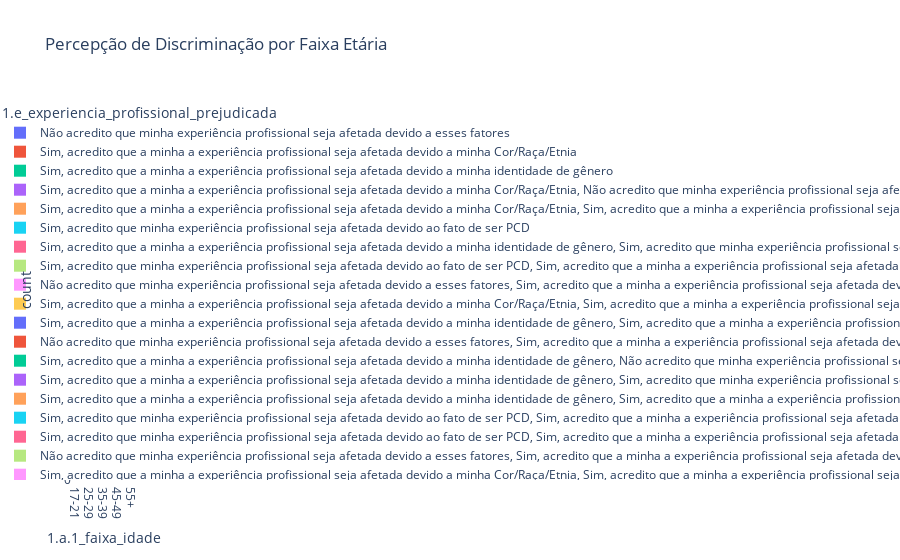

Write notebook code for a chart like this one.
### Code cell
# H2: Percepção de discriminação por idade
fig2 = px.histogram(
    df_h2,
    x="1.a.1_faixa_idade",
    color="1.e_experiencia_profissional_prejudicada",
    barmode="group",
    title="Percepção de Discriminação por Faixa Etária",
)
fig2.show()

### Figure 1 — Plotly figure (JSON) as saved in the notebook; plotly's stock layout.template omitted (floating-point values rounded to 4 significant figures; data arrays with more than 128 entries replaced by an {"elided": "..."} marker saying what was removed)
{"data": [{"alignmentgroup": "True", "bingroup": "x", "hovertemplate": "1.e_experiencia_profissional_prejudicada=Não acredito que minha experiência profissional seja afetada devido a esses fatores<br>1.a.1_faixa_idade=%{x}<br>count=%{y}<extra></extra>", "legendgroup": "Não acredito que minha experiência profissional seja afetada devido a esses fatores", "marker": {"color": "#636efa", "pattern": {"shape": ""}}, "name": "Não acredito que minha experiência profissional seja afetada devido a esses fatores", "offsetgroup": "Não acredito que minha experiência profissional seja afetada devido a esses fatores", "orientation": "v", "showlegend": true, "type": "histogram", "x": {"elided": "1321 str values"}, "xaxis": "x", "yaxis": "y"}, {"alignmentgroup": "True", "bingroup": "x", "hovertemplate": "1.e_experiencia_profissional_prejudicada=Sim, acredito que a minha a experiência profissional seja afetada devido a minha Cor/Raça/Etnia<br>1.a.1_faixa_idade=%{x}<br>count=%{y}<extra></extra>", "legendgroup": "Sim, acredito que a minha a experiência profissional seja afetada devido a minha Cor/Raça/Etnia", "marker": {"color": "#EF553B", "pattern": {"shape": ""}}, "name": "Sim, acredito que a minha a experiência profissional seja afetada devido a minha Cor/Raça/Etnia", "offsetgroup": "Sim, acredito que a minha a experiência profissional seja afetada devido a minha Cor/Raça/Etnia", "orientation": "v", "showlegend": true, "type": "histogram", "x": {"elided": "404 str values"}, "xaxis": "x", "yaxis": "y"}, {"alignmentgroup": "True", "bingroup": "x", "hovertemplate": "1.e_experiencia_profissional_prejudicada=Sim, acredito que a minha a experiência profissional seja afetada devido a minha identidade de gênero<br>1.a.1_faixa_idade=%{x}<br>count=%{y}<extra></extra>", "legendgroup": "Sim, acredito que a minha a experiência profissional seja afetada devido a minha identidade de gênero", "marker": {"color": "#00cc96", "pattern": {"shape": ""}}, "name": "Sim, acredito que a minha a experiência profissional seja afetada devido a minha identidade de gênero", "offsetgroup": "Sim, acredito que a minha a experiência profissional seja afetada devido a minha identidade de gênero", "orientation": "v", "showlegend": true, "type": "histogram", "x": {"elided": "664 str values"}, "xaxis": "x", "yaxis": "y"}, {"alignmentgroup": "True", "bingroup": "x", "hovertemplate": "1.e_experiencia_profissional_prejudicada=Sim, acredito que a minha a experiência profissional seja afetada devido a minha Cor/Raça/Etnia, Não acredito que minha experiência profissional seja afetada devido a esses fatores<br>1.a.1_faixa_idade=%{x}<br>count=%{y}<extra></extra>", "legendgroup": "Sim, acredito que a minha a experiência profissional seja afetada devido a minha Cor/Raça/Etnia, Não acredito que minha experiência profissional seja afetada devido a esses fatores", "marker": {"color": "#ab63fa", "pattern": {"shape": ""}}, "name": "Sim, acredito que a minha a experiência profissional seja afetada devido a minha Cor/Raça/Etnia, Não acredito que minha experiência profissional seja afetada devido a esses fatores", "offsetgroup": "Sim, acredito que a minha a experiência profissional seja afetada devido a minha Cor/Raça/Etnia, Não acredito que minha experiência profissional seja afetada devido a esses fatores", "orientation": "v", "showlegend": true, "type": "histogram", "x": ["17-21", "25-29", "30-34", "35-39", "45-49"], "xaxis": "x", "yaxis": "y"}, {"alignmentgroup": "True", "bingroup": "x", "hovertemplate": "1.e_experiencia_profissional_prejudicada=Sim, acredito que a minha a experiência profissional seja afetada devido a minha Cor/Raça/Etnia, Sim, acredito que a minha a experiência profissional seja afetada devido a minha identidade de gênero<br>1.a.1_faixa_idade=%{x}<br>count=%{y}<extra></extra>", "legendgroup": "Sim, acredito que a minha a experiência profissional seja afetada devido a minha Cor/Raça/Etnia, Sim, acredito que a minha a experiência profissional seja afetada devido a minha identidade de gênero", "marker": {"color": "#FFA15A", "pattern": {"shape": ""}}, "name": "Sim, acredito que a minha a experiência profissional seja afetada devido a minha Cor/Raça/Etnia, Sim, acredito que a minha a experiência profissional seja afetada devido a minha identidade de gênero", "offsetgroup": "Sim, acredito que a minha a experiência profissional seja afetada devido a minha Cor/Raça/Etnia, Sim, acredito que a minha a experiência profissional seja afetada devido a minha identidade de gênero", "orientation": "v", "showlegend": true, "type": "histogram", "x": ["17-21", "17-21", "22-24", "22-24", "22-24", "22-24", "22-24", "22-24", "22-24", "25-29", "25-29", "25-29", "25-29", "25-29", "25-29", "25-29", "25-29", "25-29", "25-29", "25-29", "25-29", "25-29", "25-29", "25-29", "25-29", "25-29", "25-29", "25-29", "25-29", "25-29", "25-29", "25-29", "25-29", "25-29", "25-29", "25-29", "25-29", "30-34", "30-34", "30-34", "30-34", "30-34", "30-34", "30-34", "30-34", "30-34", "30-34", "30-34", "30-34", "30-34", "30-34", "30-34", "30-34", "30-34", "30-34", "30-34", "30-34", "30-34", "30-34", "30-34", "30-34", "30-34", "30-34", "30-34", "30-34", "30-34", "30-34", "30-34", "30-34", "30-34", "30-34", "30-34", "30-34", "35-39", "35-39", "35-39", "35-39", "35-39", "35-39", "35-39", "35-39", "35-39", "35-39", "35-39", "40-44", "40-44", "40-44", "40-44", "40-44", "40-44", "40-44", "40-44", "45-49", "45-49"], "xaxis": "x", "yaxis": "y"}, {"alignmentgroup": "True", "bingroup": "x", "hovertemplate": "1.e_experiencia_profissional_prejudicada=Sim, acredito que minha experiência profissional seja afetada devido ao fato de ser PCD<br>1.a.1_faixa_idade=%{x}<br>count=%{y}<extra></extra>", "legendgroup": "Sim, acredito que minha experiência profissional seja afetada devido ao fato de ser PCD", "marker": {"color": "#19d3f3", "pattern": {"shape": ""}}, "name": "Sim, acredito que minha experiência profissional seja afetada devido ao fato de ser PCD", "offsetgroup": "Sim, acredito que minha experiência profissional seja afetada devido ao fato de ser PCD", "orientation": "v", "showlegend": true, "type": "histogram", "x": ["22-24", "22-24", "22-24", "25-29", "25-29", "25-29", "25-29", "25-29", "25-29", "25-29", "25-29", "25-29", "25-29", "25-29", "25-29", "25-29", "25-29", "25-29", "25-29", "30-34", "30-34", "30-34", "30-34", "30-34", "30-34", "30-34", "30-34", "30-34", "30-34", "30-34", "30-34", "30-34", "30-34", "30-34", "35-39", "35-39", "35-39", "35-39", "35-39", "40-44", "40-44", "40-44", "40-44", "40-44", "40-44", "40-44", "40-44", "40-44", "45-49", "50-54", "55+"], "xaxis": "x", "yaxis": "y"}, {"alignmentgroup": "True", "bingroup": "x", "hovertemplate": "1.e_experiencia_profissional_prejudicada=Sim, acredito que a minha a experiência profissional seja afetada devido a minha identidade de gênero, Sim, acredito que minha experiência profissional seja afetada devido ao fato de ser PCD<br>1.a.1_faixa_idade=%{x}<br>count=%{y}<extra></extra>", "legendgroup": "Sim, acredito que a minha a experiência profissional seja afetada devido a minha identidade de gênero, Sim, acredito que minha experiência profissional seja afetada devido ao fato de ser PCD", "marker": {"color": "#FF6692", "pattern": {"shape": ""}}, "name": "Sim, acredito que a minha a experiência profissional seja afetada devido a minha identidade de gênero, Sim, acredito que minha experiência profissional seja afetada devido ao fato de ser PCD", "offsetgroup": "Sim, acredito que a minha a experiência profissional seja afetada devido a minha identidade de gênero, Sim, acredito que minha experiência profissional seja afetada devido ao fato de ser PCD", "orientation": "v", "showlegend": true, "type": "histogram", "x": ["22-24", "25-29", "30-34", "30-34", "30-34", "30-34", "35-39"], "xaxis": "x", "yaxis": "y"}, {"alignmentgroup": "True", "bingroup": "x", "hovertemplate": "1.e_experiencia_profissional_prejudicada=Sim, acredito que minha experiência profissional seja afetada devido ao fato de ser PCD, Sim, acredito que a minha a experiência profissional seja afetada devido a minha identidade de gênero<br>1.a.1_faixa_idade=%{x}<br>count=%{y}<extra></extra>", "legendgroup": "Sim, acredito que minha experiência profissional seja afetada devido ao fato de ser PCD, Sim, acredito que a minha a experiência profissional seja afetada devido a minha identidade de gênero", "marker": {"color": "#B6E880", "pattern": {"shape": ""}}, "name": "Sim, acredito que minha experiência profissional seja afetada devido ao fato de ser PCD, Sim, acredito que a minha a experiência profissional seja afetada devido a minha identidade de gênero", "offsetgroup": "Sim, acredito que minha experiência profissional seja afetada devido ao fato de ser PCD, Sim, acredito que a minha a experiência profissional seja afetada devido a minha identidade de gênero", "orientation": "v", "showlegend": true, "type": "histogram", "x": ["22-24", "25-29", "25-29", "30-34", "30-34", "35-39"], "xaxis": "x", "yaxis": "y"}, {"alignmentgroup": "True", "bingroup": "x", "hovertemplate": "1.e_experiencia_profissional_prejudicada=Não acredito que minha experiência profissional seja afetada devido a esses fatores, Sim, acredito que a minha a experiência profissional seja afetada devido a minha Cor/Raça/Etnia<br>1.a.1_faixa_idade=%{x}<br>count=%{y}<extra></extra>", "legendgroup": "Não acredito que minha experiência profissional seja afetada devido a esses fatores, Sim, acredito que a minha a experiência profissional seja afetada devido a minha Cor/Raça/Etnia", "marker": {"color": "#FF97FF", "pattern": {"shape": ""}}, "name": "Não acredito que minha experiência profissional seja afetada devido a esses fatores, Sim, acredito que a minha a experiência profissional seja afetada devido a minha Cor/Raça/Etnia", "offsetgroup": "Não acredito que minha experiência profissional seja afetada devido a esses fatores, Sim, acredito que a minha a experiência profissional seja afetada devido a minha Cor/Raça/Etnia", "orientation": "v", "showlegend": true, "type": "histogram", "x": ["22-24", "22-24", "25-29", "25-29", "30-34", "30-34", "30-34", "30-34", "30-34", "35-39", "45-49", "45-49", "45-49"], "xaxis": "x", "yaxis": "y"}, {"alignmentgroup": "True", "bingroup": "x", "hovertemplate": "1.e_experiencia_profissional_prejudicada=Sim, acredito que a minha a experiência profissional seja afetada devido a minha Cor/Raça/Etnia, Sim, acredito que a minha a experiência profissional seja afetada devido a minha identidade de gênero, Sim, acredito que minha experiência profissional seja afetada devido ao fato de ser PCD<br>1.a.1_faixa_idade=%{x}<br>count=%{y}<extra></extra>", "legendgroup": "Sim, acredito que a minha a experiência profissional seja afetada devido a minha Cor/Raça/Etnia, Sim, acredito que a minha a experiência profissional seja afetada devido a minha identidade de gênero, Sim, acredito que minha experiência profissional seja afetada devido ao fato de ser PCD", "marker": {"color": "#FECB52", "pattern": {"shape": ""}}, "name": "Sim, acredito que a minha a experiência profissional seja afetada devido a minha Cor/Raça/Etnia, Sim, acredito que a minha a experiência profissional seja afetada devido a minha identidade de gênero, Sim, acredito que minha experiência profissional seja afetada devido ao fato de ser PCD", "offsetgroup": "Sim, acredito que a minha a experiência profissional seja afetada devido a minha Cor/Raça/Etnia, Sim, acredito que a minha a experiência profissional seja afetada devido a minha identidade de gênero, Sim, acredito que minha experiência profissional seja afetada devido ao fato de ser PCD", "orientation": "v", "showlegend": true, "type": "histogram", "x": ["22-24", "25-29", "25-29", "25-29", "25-29", "25-29", "30-34", "30-34", "30-34", "30-34", "35-39", "40-44", "45-49"], "xaxis": "x", "yaxis": "y"}, {"alignmentgroup": "True", "bingroup": "x", "hovertemplate": "1.e_experiencia_profissional_prejudicada=Sim, acredito que a minha a experiência profissional seja afetada devido a minha identidade de gênero, Sim, acredito que a minha a experiência profissional seja afetada devido a minha Cor/Raça/Etnia<br>1.a.1_faixa_idade=%{x}<br>count=%{y}<extra></extra>", "legendgroup": "Sim, acredito que a minha a experiência profissional seja afetada devido a minha identidade de gênero, Sim, acredito que a minha a experiência profissional seja afetada devido a minha Cor/Raça/Etnia", "marker": {"color": "#636efa", "pattern": {"shape": ""}}, "name": "Sim, acredito que a minha a experiência profissional seja afetada devido a minha identidade de gênero, Sim, acredito que a minha a experiência profissional seja afetada devido a minha Cor/Raça/Etnia", "offsetgroup": "Sim, acredito que a minha a experiência profissional seja afetada devido a minha identidade de gênero, Sim, acredito que a minha a experiência profissional seja afetada devido a minha Cor/Raça/Etnia", "orientation": "v", "showlegend": true, "type": "histogram", "x": ["22-24", "25-29", "25-29", "25-29", "25-29", "25-29", "25-29", "25-29", "25-29", "25-29", "25-29", "30-34", "30-34", "30-34", "30-34", "30-34", "30-34", "30-34", "30-34", "30-34", "30-34", "30-34", "30-34", "30-34", "30-34", "30-34", "30-34", "30-34", "35-39", "35-39", "35-39", "35-39", "35-39", "40-44", "40-44", "40-44", "40-44", "45-49", "45-49", "45-49"], "xaxis": "x", "yaxis": "y"}, {"alignmentgroup": "True", "bingroup": "x", "hovertemplate": "1.e_experiencia_profissional_prejudicada=Não acredito que minha experiência profissional seja afetada devido a esses fatores, Sim, acredito que a minha a experiência profissional seja afetada devido a minha Cor/Raça/Etnia, Sim, acredito que a minha a experiência profissional seja afetada devido a minha identidade de gênero<br>1.a.1_faixa_idade=%{x}<br>count=%{y}<extra></extra>", "legendgroup": "Não acredito que minha experiência profissional seja afetada devido a esses fatores, Sim, acredito que a minha a experiência profissional seja afetada devido a minha Cor/Raça/Etnia, Sim, acredito que a minha a experiência profissional seja afetada devido a minha identidade de gênero", "marker": {"color": "#EF553B", "pattern": {"shape": ""}}, "name": "Não acredito que minha experiência profissional seja afetada devido a esses fatores, Sim, acredito que a minha a experiência profissional seja afetada devido a minha Cor/Raça/Etnia, Sim, acredito que a minha a experiência profissional seja afetada devido a minha identidade de gênero", "offsetgroup": "Não acredito que minha experiência profissional seja afetada devido a esses fatores, Sim, acredito que a minha a experiência profissional seja afetada devido a minha Cor/Raça/Etnia, Sim, acredito que a minha a experiência profissional seja afetada devido a minha identidade de gênero", "orientation": "v", "showlegend": true, "type": "histogram", "x": ["22-24", "25-29", "30-34", "40-44"], "xaxis": "x", "yaxis": "y"}, {"alignmentgroup": "True", "bingroup": "x", "hovertemplate": "1.e_experiencia_profissional_prejudicada=Sim, acredito que a minha a experiência profissional seja afetada devido a minha identidade de gênero, Não acredito que minha experiência profissional seja afetada devido a esses fatores<br>1.a.1_faixa_idade=%{x}<br>count=%{y}<extra></extra>", "legendgroup": "Sim, acredito que a minha a experiência profissional seja afetada devido a minha identidade de gênero, Não acredito que minha experiência profissional seja afetada devido a esses fatores", "marker": {"color": "#00cc96", "pattern": {"shape": ""}}, "name": "Sim, acredito que a minha a experiência profissional seja afetada devido a minha identidade de gênero, Não acredito que minha experiência profissional seja afetada devido a esses fatores", "offsetgroup": "Sim, acredito que a minha a experiência profissional seja afetada devido a minha identidade de gênero, Não acredito que minha experiência profissional seja afetada devido a esses fatores", "orientation": "v", "showlegend": true, "type": "histogram", "x": ["25-29", "25-29", "25-29", "35-39", "40-44"], "xaxis": "x", "yaxis": "y"}, {"alignmentgroup": "True", "bingroup": "x", "hovertemplate": "1.e_experiencia_profissional_prejudicada=Sim, acredito que a minha a experiência profissional seja afetada devido a minha identidade de gênero, Sim, acredito que minha experiência profissional seja afetada devido ao fato de ser PCD, Sim, acredito que a minha a experiência profissional seja afetada devido a minha Cor/Raça/Etnia<br>1.a.1_faixa_idade=%{x}<br>count=%{y}<extra></extra>", "legendgroup": "Sim, acredito que a minha a experiência profissional seja afetada devido a minha identidade de gênero, Sim, acredito que minha experiência profissional seja afetada devido ao fato de ser PCD, Sim, acredito que a minha a experiência profissional seja afetada devido a minha Cor/Raça/Etnia", "marker": {"color": "#ab63fa", "pattern": {"shape": ""}}, "name": "Sim, acredito que a minha a experiência profissional seja afetada devido a minha identidade de gênero, Sim, acredito que minha experiência profissional seja afetada devido ao fato de ser PCD, Sim, acredito que a minha a experiência profissional seja afetada devido a minha Cor/Raça/Etnia", "offsetgroup": "Sim, acredito que a minha a experiência profissional seja afetada devido a minha identidade de gênero, Sim, acredito que minha experiência profissional seja afetada devido ao fato de ser PCD, Sim, acredito que a minha a experiência profissional seja afetada devido a minha Cor/Raça/Etnia", "orientation": "v", "showlegend": true, "type": "histogram", "x": ["25-29", "25-29"], "xaxis": "x", "yaxis": "y"}, {"alignmentgroup": "True", "bingroup": "x", "hovertemplate": "1.e_experiencia_profissional_prejudicada=Sim, acredito que a minha a experiência profissional seja afetada devido a minha identidade de gênero, Sim, acredito que a minha a experiência profissional seja afetada devido a minha Cor/Raça/Etnia, Sim, acredito que minha experiência profissional seja afetada devido ao fato de ser PCD<br>1.a.1_faixa_idade=%{x}<br>count=%{y}<extra></extra>", "legendgroup": "Sim, acredito que a minha a experiência profissional seja afetada devido a minha identidade de gênero, Sim, acredito que a minha a experiência profissional seja afetada devido a minha Cor/Raça/Etnia, Sim, acredito que minha experiência profissional seja afetada devido ao fato de ser PCD", "marker": {"color": "#FFA15A", "pattern": {"shape": ""}}, "name": "Sim, acredito que a minha a experiência profissional seja afetada devido a minha identidade de gênero, Sim, acredito que a minha a experiência profissional seja afetada devido a minha Cor/Raça/Etnia, Sim, acredito que minha experiência profissional seja afetada devido ao fato de ser PCD", "offsetgroup": "Sim, acredito que a minha a experiência profissional seja afetada devido a minha identidade de gênero, Sim, acredito que a minha a experiência profissional seja afetada devido a minha Cor/Raça/Etnia, Sim, acredito que minha experiência profissional seja afetada devido ao fato de ser PCD", "orientation": "v", "showlegend": true, "type": "histogram", "x": ["25-29", "30-34"], "xaxis": "x", "yaxis": "y"}, {"alignmentgroup": "True", "bingroup": "x", "hovertemplate": "1.e_experiencia_profissional_prejudicada=Sim, acredito que minha experiência profissional seja afetada devido ao fato de ser PCD, Sim, acredito que a minha a experiência profissional seja afetada devido a minha Cor/Raça/Etnia<br>1.a.1_faixa_idade=%{x}<br>count=%{y}<extra></extra>", "legendgroup": "Sim, acredito que minha experiência profissional seja afetada devido ao fato de ser PCD, Sim, acredito que a minha a experiência profissional seja afetada devido a minha Cor/Raça/Etnia", "marker": {"color": "#19d3f3", "pattern": {"shape": ""}}, "name": "Sim, acredito que minha experiência profissional seja afetada devido ao fato de ser PCD, Sim, acredito que a minha a experiência profissional seja afetada devido a minha Cor/Raça/Etnia", "offsetgroup": "Sim, acredito que minha experiência profissional seja afetada devido ao fato de ser PCD, Sim, acredito que a minha a experiência profissional seja afetada devido a minha Cor/Raça/Etnia", "orientation": "v", "showlegend": true, "type": "histogram", "x": ["30-34", "35-39"], "xaxis": "x", "yaxis": "y"}, {"alignmentgroup": "True", "bingroup": "x", "hovertemplate": "1.e_experiencia_profissional_prejudicada=Sim, acredito que minha experiência profissional seja afetada devido ao fato de ser PCD, Sim, acredito que a minha a experiência profissional seja afetada devido a minha identidade de gênero, Sim, acredito que a minha a experiência profissional seja afetada devido a minha Cor/Raça/Etnia<br>1.a.1_faixa_idade=%{x}<br>count=%{y}<extra></extra>", "legendgroup": "Sim, acredito que minha experiência profissional seja afetada devido ao fato de ser PCD, Sim, acredito que a minha a experiência profissional seja afetada devido a minha identidade de gênero, Sim, acredito que a minha a experiência profissional seja afetada devido a minha Cor/Raça/Etnia", "marker": {"color": "#FF6692", "pattern": {"shape": ""}}, "name": "Sim, acredito que minha experiência profissional seja afetada devido ao fato de ser PCD, Sim, acredito que a minha a experiência profissional seja afetada devido a minha identidade de gênero, Sim, acredito que a minha a experiência profissional seja afetada devido a minha Cor/Raça/Etnia", "offsetgroup": "Sim, acredito que minha experiência profissional seja afetada devido ao fato de ser PCD, Sim, acredito que a minha a experiência profissional seja afetada devido a minha identidade de gênero, Sim, acredito que a minha a experiência profissional seja afetada devido a minha Cor/Raça/Etnia", "orientation": "v", "showlegend": true, "type": "histogram", "x": ["30-34", "30-34", "30-34", "55+"], "xaxis": "x", "yaxis": "y"}, {"alignmentgroup": "True", "bingroup": "x", "hovertemplate": "1.e_experiencia_profissional_prejudicada=Não acredito que minha experiência profissional seja afetada devido a esses fatores, Sim, acredito que a minha a experiência profissional seja afetada devido a minha identidade de gênero<br>1.a.1_faixa_idade=%{x}<br>count=%{y}<extra></extra>", "legendgroup": "Não acredito que minha experiência profissional seja afetada devido a esses fatores, Sim, acredito que a minha a experiência profissional seja afetada devido a minha identidade de gênero", "marker": {"color": "#B6E880", "pattern": {"shape": ""}}, "name": "Não acredito que minha experiência profissional seja afetada devido a esses fatores, Sim, acredito que a minha a experiência profissional seja afetada devido a minha identidade de gênero", "offsetgroup": "Não acredito que minha experiência profissional seja afetada devido a esses fatores, Sim, acredito que a minha a experiência profissional seja afetada devido a minha identidade de gênero", "orientation": "v", "showlegend": true, "type": "histogram", "x": ["30-34", "40-44"], "xaxis": "x", "yaxis": "y"}, {"alignmentgroup": "True", "bingroup": "x", "hovertemplate": "1.e_experiencia_profissional_prejudicada=Sim, acredito que a minha a experiência profissional seja afetada devido a minha Cor/Raça/Etnia, Sim, acredito que a minha a experiência profissional seja afetada devido a minha identidade de gênero, Não acredito que minha experiência profissional seja afetada devido a esses fatores<br>1.a.1_faixa_idade=%{x}<br>count=%{y}<extra></extra>", "legendgroup": "Sim, acredito que a minha a experiência profissional seja afetada devido a minha Cor/Raça/Etnia, Sim, acredito que a minha a experiência profissional seja afetada devido a minha identidade de gênero, Não acredito que minha experiência profissional seja afetada devido a esses fatores", "marker": {"color": "#FF97FF", "pattern": {"shape": ""}}, "name": "Sim, acredito que a minha a experiência profissional seja afetada devido a minha Cor/Raça/Etnia, Sim, acredito que a minha a experiência profissional seja afetada devido a minha identidade de gênero, Não acredito que minha experiência profissional seja afetada devido a esses fatores", "offsetgroup": "Sim, acredito que a minha a experiência profissional seja afetada devido a minha Cor/Raça/Etnia, Sim, acredito que a minha a experiência profissional seja afetada devido a minha identidade de gênero, Não acredito que minha experiência profissional seja afetada devido a esses fatores", "orientation": "v", "showlegend": true, "type": "histogram", "x": ["35-39"], "xaxis": "x", "yaxis": "y"}, {"alignmentgroup": "True", "bingroup": "x", "hovertemplate": "1.e_experiencia_profissional_prejudicada=Sim, acredito que minha experiência profissional seja afetada devido ao fato de ser PCD, Não acredito que minha experiência profissional seja afetada devido a esses fatores<br>1.a.1_faixa_idade=%{x}<br>count=%{y}<extra></extra>", "legendgroup": "Sim, acredito que minha experiência profissional seja afetada devido ao fato de ser PCD, Não acredito que minha experiência profissional seja afetada devido a esses fatores", "marker": {"color": "#FECB52", "pattern": {"shape": ""}}, "name": "Sim, acredito que minha experiência profissional seja afetada devido ao fato de ser PCD, Não acredito que minha experiência profissional seja afetada devido a esses fatores", "offsetgroup": "Sim, acredito que minha experiência profissional seja afetada devido ao fato de ser PCD, Não acredito que minha experiência profissional seja afetada devido a esses fatores", "orientation": "v", "showlegend": true, "type": "histogram", "x": ["45-49"], "xaxis": "x", "yaxis": "y"}], "layout": {"barmode": "group", "legend": {"title": {"text": "1.e_experiencia_profissional_prejudicada"}, "tracegroupgap": 0}, "title": {"text": "Percepção de Discriminação por Faixa Etária"}, "xaxis": {"anchor": "y", "domain": [0, 1], "title": {"text": "1.a.1_faixa_idade"}}, "yaxis": {"anchor": "x", "domain": [0, 1], "title": {"text": "count"}}}}
